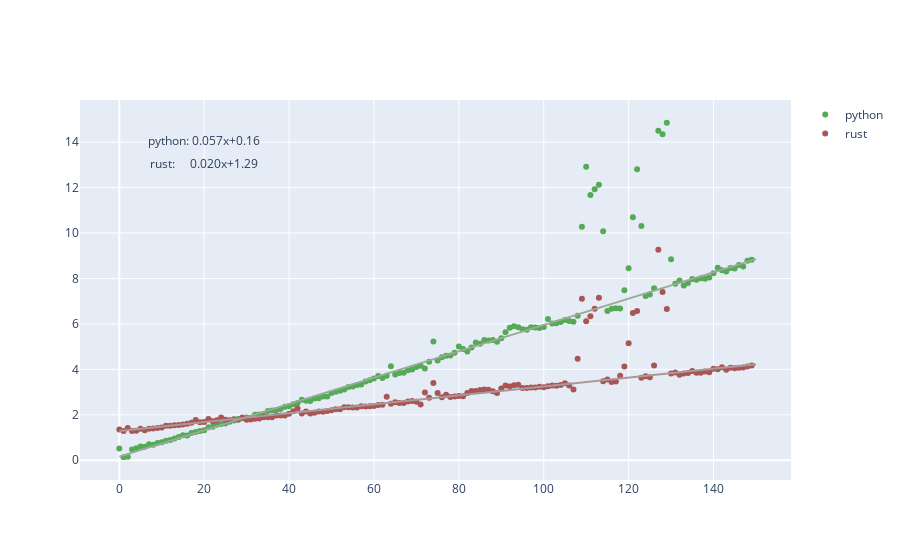

Write notebook code for a chart like this one.
### Code cell
go.Figure(
    data = [
        go.Scatter(x = pdf['index'], y = pdf['value'],
        mode='markers',
        name='python',
        marker = {'color': '#55AA55'} ),
        go.Scatter(x = rdf['index'], y = rdf['value'],
        mode='markers',
        name='rust',
        marker = {'color': '#AA5555'} ),
        go.Scatter(x = [0, 150], y = [pm, pm+150*pk],
        mode='lines',
        showlegend = False,
        line = {'color': '#99AA99'} ),
        go.Scatter(x = [0, 150], y = [rm, rm+150*rk],
        mode='lines',
        showlegend = False,
        line = {'color': '#AA9999'} ),
        go.Scatter(x = [20], y = [14],
        mode='text',
        showlegend = False,
        text = 'python: 0.057x+0.16' ),
        go.Scatter(x = [20], y = [13],
        mode='text',
        showlegend = False,
        text = 'rust:     0.020x+1.29' )
        
    ]
)

### Figure 1 — Plotly figure (JSON) as saved in the notebook; plotly's stock layout.template omitted (floating-point values rounded to 4 significant figures; data arrays with more than 128 entries replaced by an {"elided": "..."} marker saying what was removed)
{"data": [{"marker": {"color": "#55AA55"}, "mode": "markers", "name": "python", "type": "scatter", "x": {"elided": "150 int values"}, "y": {"elided": "150 float values"}}, {"marker": {"color": "#AA5555"}, "mode": "markers", "name": "rust", "type": "scatter", "x": {"elided": "150 int values"}, "y": {"elided": "150 float values"}}, {"line": {"color": "#99AA99"}, "mode": "lines", "showlegend": false, "type": "scatter", "x": [0, 150], "y": [0.16, 8.852]}, {"line": {"color": "#AA9999"}, "mode": "lines", "showlegend": false, "type": "scatter", "x": [0, 150], "y": [1.286, 4.227]}, {"mode": "text", "showlegend": false, "text": "python: 0.057x+0.16", "type": "scatter", "x": [20], "y": [14]}, {"mode": "text", "showlegend": false, "text": "rust:     0.020x+1.29", "type": "scatter", "x": [20], "y": [13]}], "layout": {}}
